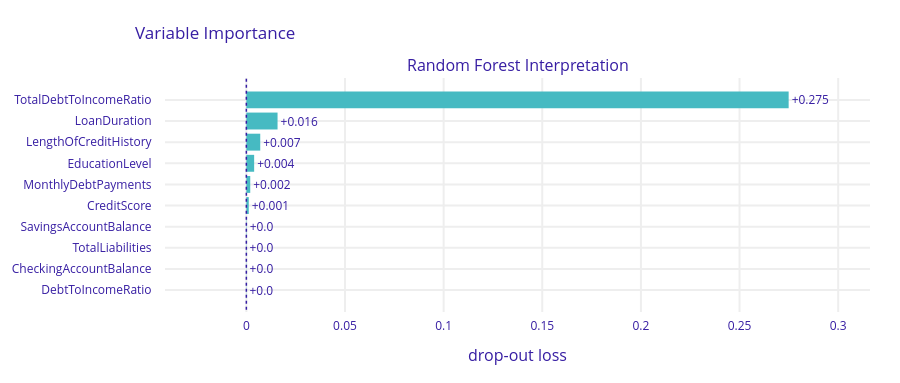

This figure's notebook cell:
### Markdown cell above
## Feature Importance

### Code cell
rf_exp.model_parts().plot()

### Figure 1 — Plotly figure (JSON) as saved in the notebook; plotly's stock layout.template omitted (floating-point values rounded to 4 significant figures)
{"data": [{"base": 0, "hoverinfo": "text", "hoverlabel": {"bgcolor": "rgba(0,0,0,0.8)"}, "hovertext": ["Model: Random Forest Interpretation loss after<br>variable: TotalDebtToIncomeRatio is permuted: 0.275<br>Drop-out loss change: +0.275", "Model: Random Forest Interpretation loss after<br>variable: LoanDuration is permuted: 0.016<br>Drop-out loss change: +0.016", "Model: Random Forest Interpretation loss after<br>variable: LengthOfCreditHistory is permuted: 0.007<br>Drop-out loss change: +0.007", "Model: Random Forest Interpretation loss after<br>variable: EducationLevel is permuted: 0.004<br>Drop-out loss change: +0.004", "Model: Random Forest Interpretation loss after<br>variable: MonthlyDebtPayments is permuted: 0.002<br>Drop-out loss change: +0.002", "Model: Random Forest Interpretation loss after<br>variable: CreditScore is permuted: 0.001<br>Drop-out loss change: +0.001", "Model: Random Forest Interpretation loss after<br>variable: SavingsAccountBalance is permuted: 0.0<br>Drop-out loss change: +0.0", "Model: Random Forest Interpretation loss after<br>variable: TotalLiabilities is permuted: 0.0<br>Drop-out loss change: +0.0", "Model: Random Forest Interpretation loss after<br>variable: CheckingAccountBalance is permuted: 0.0<br>Drop-out loss change: +0.0", "Model: Random Forest Interpretation loss after<br>variable: DebtToIncomeRatio is permuted: 0.0<br>Drop-out loss change: +0.0"], "marker": {"color": "#46bac2"}, "orientation": "h", "showlegend": false, "text": ["+0.275", "+0.016", "+0.007", "+0.004", "+0.002", "+0.001", "+0.0", "+0.0", "+0.0", "+0.0"], "textposition": "outside", "type": "bar", "x": [0.2749, 0.01582, 0.007043, 0.003956, 0.001974, 0.001223, 0.0001754, 0.000127, 0.0001101, 9.691e-05], "xaxis": "x", "y": ["TotalDebtToIncomeRatio", "LoanDuration", "LengthOfCreditHistory", "EducationLevel", "MonthlyDebtPayments", "CreditScore", "SavingsAccountBalance", "TotalLiabilities", "CheckingAccountBalance", "DebtToIncomeRatio"], "yaxis": "y"}], "layout": {"annotations": [{"font": {"size": 16}, "showarrow": false, "text": "Random Forest Interpretation", "x": 0.5, "xanchor": "center", "xref": "paper", "y": 1, "yanchor": "bottom", "yref": "paper"}, {"font": {"size": 16}, "showarrow": false, "text": "drop-out loss", "x": 0.5, "xanchor": "center", "xref": "paper", "y": 0, "yanchor": "top", "yref": "paper", "yshift": -30}], "font": {"color": "#371ea3"}, "height": 383, "margin": {"b": 71, "r": 30, "t": 78}, "shapes": [{"line": {"color": "#371ea3", "dash": "dot", "width": 1.5}, "type": "line", "x0": 0, "x1": 0, "xref": "x", "y0": -1, "y1": 10, "yref": "y"}], "title": {"text": "Variable Importance", "x": 0.15}, "xaxis": {"anchor": "y", "automargin": true, "domain": [0, 1], "fixedrange": true, "gridwidth": 2, "range": [-0.04123, 0.3161], "tickcolor": "white", "ticklen": 3, "ticks": "outside", "type": "linear", "zeroline": false}, "yaxis": {"anchor": "x", "automargin": true, "autorange": "reversed", "domain": [0, 1], "fixedrange": true, "gridwidth": 2, "tickcolor": "white", "ticklen": 10, "ticks": "outside", "type": "category"}}}
